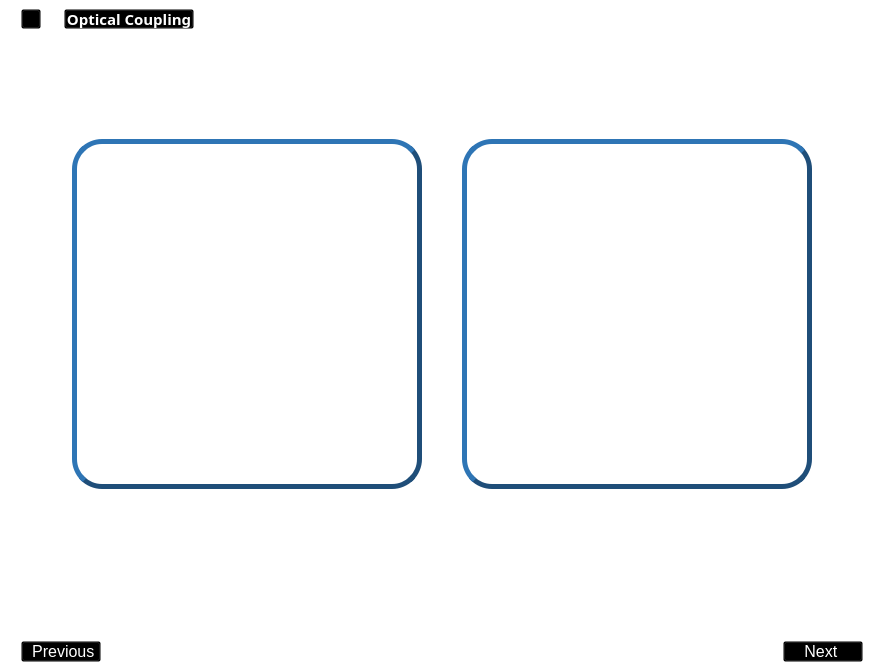
        <widget class="QWidget" name="coupling_window">
         <property name="styleSheet">
          <string notr="true">background:transparent;</string>
         </property>
         <layout class="QVBoxLayout" name="verticalLayout_19">
          <property name="spacing">
           <number>0</number>
          </property>
          <property name="leftMargin">
           <number>0</number>
          </property>
          <property name="topMargin">
           <number>0</number>
          </property>
          <property name="rightMargin">
           <number>0</number>
          </property>
          <property name="bottomMargin">
           <number>0</number>
          </property>
          <item>
           <widget class="QFrame" name="frame_hierarq_4">
            <property name="styleSheet">
             <string notr="true">    color: rgb(255, 255, 255);
    background: transparent;</string>
            </property>
            <property name="frameShape">
             <enum>QFrame::StyledPanel</enum>
            </property>
            <property name="frameShadow">
             <enum>QFrame::Raised</enum>
            </property>
            <layout class="QHBoxLayout" name="horizontalLayout_22">
             <property name="spacing">
              <number>8</number>
             </property>
             <property name="leftMargin">
              <number>20</number>
             </property>
             <property name="topMargin">
              <number>8</number>
             </property>
             <property name="rightMargin">
              <number>8</number>
             </property>
             <property name="bottomMargin">
              <number>8</number>
             </property>
             <item>
              <widget class="QPushButton" name="btn_home">
               <property name="minimumSize">
                <size>
                 <width>20</width>
                 <height>20</height>
                </size>
               </property>
               <property name="maximumSize">
                <size>
                 <width>20</width>
                 <height>20</height>
                </size>
               </property>
               <property name="font">
                <font>
                 <underline>false</underline>
                </font>
               </property>
               <property name="cursor">
                <cursorShape>PointingHandCursor</cursorShape>
               </property>
               <property name="styleSheet">
                <string notr="true">color: rgb(255, 255, 255);
background: transparent;</string>
               </property>
               <property name="text">
                <string/>
               </property>
               <property name="icon">
                <iconset resource="icons_.qrc">
                 <normaloff>:/icons/icons/casa.png</normaloff>:/icons/icons/casa.png</iconset>
               </property>
               <property name="iconSize">
                <size>
                 <width>20</width>
                 <height>20</height>
                </size>
               </property>
              </widget>
             </item>
             <item>
              <widget class="QLabel" name="label_18">
               <property name="maximumSize">
                <size>
                 <width>10</width>
                 <height>10</height>
                </size>
               </property>
               <property name="text">
                <string/>
               </property>
               <property name="pixmap">
                <pixmap resource="icons_.qrc">:/icons/icons/simbolo-de-setas-duplas-para-a-direita-para-avancar.png</pixmap>
               </property>
               <property name="scaledContents">
                <bool>true</bool>
               </property>
              </widget>
             </item>
             <item>
              <widget class="QPushButton" name="btn_coupling">
               <property name="sizePolicy">
                <sizepolicy hsizetype="Maximum" vsizetype="Fixed">
                 <horstretch>0</horstretch>
                 <verstretch>0</verstretch>
                </sizepolicy>
               </property>
               <property name="minimumSize">
                <size>
                 <width>130</width>
                 <height>20</height>
                </size>
               </property>
               <property name="maximumSize">
                <size>
                 <width>130</width>
                 <height>20</height>
                </size>
               </property>
               <property name="font">
                <font>
                 <family>Segoe UI Semibold</family>
                 <pointsize>11</pointsize>
                 <bold>true</bold>
                 <underline>false</underline>
                </font>
               </property>
               <property name="cursor">
                <cursorShape>PointingHandCursor</cursorShape>
               </property>
               <property name="autoFillBackground">
                <bool>false</bool>
               </property>
               <property name="styleSheet">
                <string notr="true">color: rgb(255, 255, 255);
background: transparent;</string>
               </property>
               <property name="text">
                <string>Optical Coupling</string>
               </property>
               <property name="checkable">
                <bool>false</bool>
               </property>
               <property name="checked">
                <bool>false</bool>
               </property>
               <property name="autoDefault">
                <bool>false</bool>
               </property>
               <property name="default">
                <bool>false</bool>
               </property>
              </widget>
             </item>
             <item>
              <spacer name="horizontalSpacer_37">
               <property name="orientation">
                <enum>Qt::Horizontal</enum>
               </property>
               <property name="sizeHint" stdset="0">
                <size>
                 <width>681</width>
                 <height>15</height>
                </size>
               </property>
              </spacer>
             </item>
            </layout>
           </widget>
          </item>
          <item>
           <widget class="QLabel" name="label_coupling">
            <property name="minimumSize">
             <size>
              <width>0</width>
              <height>60</height>
             </size>
            </property>
            <property name="font">
             <font>
              <pointsize>20</pointsize>
             </font>
            </property>
            <property name="text">
             <string>&lt;html&gt;&lt;head/&gt;&lt;body&gt;&lt;p align=&quot;center&quot;&gt;&lt;span style=&quot; font-size:22pt; color:#ffffff;&quot;&gt;Optical Coupling&lt;/span&gt;&lt;/p&gt;&lt;/body&gt;&lt;/html&gt;</string>
            </property>
           </widget>
          </item>
          <item>
           <spacer name="verticalSpacer_16">
            <property name="orientation">
             <enum>Qt::Vertical</enum>
            </property>
            <property name="sizeType">
             <enum>QSizePolicy::Expanding</enum>
            </property>
            <property name="sizeHint" stdset="0">
             <size>
              <width>20</width>
              <height>40</height>
             </size>
            </property>
           </spacer>
          </item>
          <item>
           <widget class="QFrame" name="frame_prism_fiber_2">
            <property name="minimumSize">
             <size>
              <width>680</width>
              <height>350</height>
             </size>
            </property>
            <property name="frameShape">
             <enum>QFrame::StyledPanel</enum>
            </property>
            <property name="frameShadow">
             <enum>QFrame::Raised</enum>
            </property>
            <layout class="QHBoxLayout" name="horizontalLayout_23">
             <property name="spacing">
              <number>0</number>
             </property>
             <property name="leftMargin">
              <number>0</number>
             </property>
             <property name="topMargin">
              <number>0</number>
             </property>
             <property name="rightMargin">
              <number>0</number>
             </property>
             <property name="bottomMargin">
              <number>0</number>
             </property>
             <item>
              <spacer name="horizontalSpacer_38">
               <property name="orientation">
                <enum>Qt::Horizontal</enum>
               </property>
               <property name="sizeType">
                <enum>QSizePolicy::Expanding</enum>
               </property>
               <property name="sizeHint" stdset="0">
                <size>
                 <width>40</width>
                 <height>20</height>
                </size>
               </property>
              </spacer>
             </item>
             <item>
              <widget class="QPushButton" name="prism_btn">
               <property name="sizePolicy">
                <sizepolicy hsizetype="Expanding" vsizetype="Preferred">
                 <horstretch>0</horstretch>
                 <verstretch>0</verstretch>
                </sizepolicy>
               </property>
               <property name="minimumSize">
                <size>
                 <width>350</width>
                 <height>350</height>
                </size>
               </property>
               <property name="maximumSize">
                <size>
                 <width>350</width>
                 <height>350</height>
                </size>
               </property>
               <property name="cursor">
                <cursorShape>PointingHandCursor</cursorShape>
               </property>
               <property name="styleSheet">
                <string notr="true">QPushButton{

	background-color: rgb(255, 255, 255);
border-color: rgb(31, 78, 121);
border-radius: 30px;
border-style: outset;
border-width: 5px;
}

QPushButton:hover{
	
	border-color: rgb(255, 170, 0);

}

QPushButton:checked{ border-color: rgb(0, 170, 0);}
</string>
               </property>
               <property name="text">
                <string/>
               </property>
               <property name="icon">
                <iconset resource="icons_.qrc">
                 <normaloff>:/icons/icons/prism.png</normaloff>:/icons/icons/prism.png</iconset>
               </property>
               <property name="iconSize">
                <size>
                 <width>330</width>
                 <height>330</height>
                </size>
               </property>
               <property name="checkable">
                <bool>true</bool>
               </property>
               <property name="checked">
                <bool>false</bool>
               </property>
               <property name="autoExclusive">
                <bool>true</bool>
               </property>
              </widget>
             </item>
             <item>
              <spacer name="horizontalSpacer_39">
               <property name="orientation">
                <enum>Qt::Horizontal</enum>
               </property>
               <property name="sizeType">
                <enum>QSizePolicy::Preferred</enum>
               </property>
               <property name="sizeHint" stdset="0">
                <size>
                 <width>40</width>
                 <height>20</height>
                </size>
               </property>
              </spacer>
             </item>
             <item>
              <widget class="QPushButton" name="fiber_btn_2">
               <property name="sizePolicy">
                <sizepolicy hsizetype="Minimum" vsizetype="Preferred">
                 <horstretch>0</horstretch>
                 <verstretch>0</verstretch>
                </sizepolicy>
               </property>
               <property name="minimumSize">
                <size>
                 <width>350</width>
                 <height>350</height>
                </size>
               </property>
               <property name="maximumSize">
                <size>
                 <width>350</width>
                 <height>350</height>
                </size>
               </property>
               <property name="cursor">
                <cursorShape>PointingHandCursor</cursorShape>
               </property>
               <property name="styleSheet">
                <string notr="true">QPushButton{

	background-color: rgb(255, 255, 255);
border-color: rgb(31, 78, 121);
border-radius: 30px;
border-style: outset;
border-width: 5px;
}

QPushButton:hover{
	
	border-color: rgb(255, 170, 0);

}

QPushButton:checked{ border-color: rgb(0, 170, 0);}</string>
               </property>
               <property name="text">
                <string/>
               </property>
               <property name="icon">
                <iconset resource="icons_.qrc">
                 <normaloff>:/icons/icons/fiber.png</normaloff>:/icons/icons/fiber.png</iconset>
               </property>
               <property name="iconSize">
                <size>
                 <width>330</width>
                 <height>330</height>
                </size>
               </property>
               <property name="checkable">
                <bool>true</bool>
               </property>
               <property name="autoExclusive">
                <bool>true</bool>
               </property>
              </widget>
             </item>
             <item>
              <spacer name="horizontalSpacer_40">
               <property name="orientation">
                <enum>Qt::Horizontal</enum>
               </property>
               <property name="sizeType">
                <enum>QSizePolicy::Expanding</enum>
               </property>
               <property name="sizeHint" stdset="0">
                <size>
                 <width>40</width>
                 <height>20</height>
                </size>
               </property>
              </spacer>
             </item>
            </layout>
           </widget>
          </item>
          <item>
           <widget class="QFrame" name="frame_9">
            <property name="sizePolicy">
             <sizepolicy hsizetype="Preferred" vsizetype="Preferred">
              <horstretch>0</horstretch>
              <verstretch>0</verstretch>
             </sizepolicy>
            </property>
            <property name="maximumSize">
             <size>
              <width>1000000</width>
              <height>100000</height>
             </size>
            </property>
            <property name="frameShape">
             <enum>QFrame::StyledPanel</enum>
            </property>
            <property name="frameShadow">
             <enum>QFrame::Raised</enum>
            </property>
            <layout class="QHBoxLayout" name="horizontalLayout_24">
             <property name="spacing">
              <number>0</number>
             </property>
             <property name="leftMargin">
              <number>0</number>
             </property>
             <property name="topMargin">
              <number>0</number>
             </property>
             <property name="rightMargin">
              <number>0</number>
             </property>
             <property name="bottomMargin">
              <number>0</number>
             </property>
            </layout>
           </widget>
          </item>
          <item>
           <spacer name="verticalSpacer_17">
            <property name="orientation">
             <enum>Qt::Vertical</enum>
            </property>
            <property name="sizeHint" stdset="0">
             <size>
              <width>20</width>
              <height>40</height>
             </size>
            </property>
           </spacer>
          </item>
          <item>
           <widget class="QLabel" name="warning_2">
            <property name="sizePolicy">
             <sizepolicy hsizetype="Preferred" vsizetype="Minimum">
              <horstretch>0</horstretch>
              <verstretch>0</verstretch>
             </sizepolicy>
            </property>
            <property name="minimumSize">
             <size>
              <width>50</width>
              <height>50</height>
             </size>
            </property>
            <property name="font">
             <font>
              <pointsize>16</pointsize>
             </font>
            </property>
            <property name="text">
             <string>&lt;html&gt;&lt;head/&gt;&lt;body&gt;&lt;pre align=&quot;center&quot; style=&quot; margin-top:12px; margin-bottom:12px; margin-left:0px; margin-right:0px; -qt-block-indent:0; text-indent:0px;&quot;&gt;&lt;a name=&quot;tw-target-text-container&quot;/&gt;&lt;span style=&quot; font-family:'monospace'; color:#ffffff;&quot;&gt;-&lt;/span&gt;&lt;span style=&quot; font-family:'monospace'; color:#ffffff;&quot;&gt; Select an option for optical coupling - &lt;/span&gt;&lt;/pre&gt;&lt;pre align=&quot;center&quot; style=&quot; margin-top:12px; margin-bottom:12px; margin-left:0px; margin-right:0px; -qt-block-indent:0; text-indent:0px;&quot;&gt;&lt;span style=&quot; font-family:'monospace'; color:#ffffff;&quot;&gt;Enter to continue...&lt;/span&gt;&lt;/pre&gt;&lt;/body&gt;&lt;/html&gt;</string>
            </property>
           </widget>
          </item>
          <item>
           <spacer name="verticalSpacer_18">
            <property name="orientation">
             <enum>Qt::Vertical</enum>
            </property>
            <property name="sizeHint" stdset="0">
             <size>
              <width>20</width>
              <height>40</height>
             </size>
            </property>
           </spacer>
          </item>
          <item>
           <widget class="QFrame" name="frame_next_previous_4">
            <property name="sizePolicy">
             <sizepolicy hsizetype="Preferred" vsizetype="Fixed">
              <horstretch>0</horstretch>
              <verstretch>0</verstretch>
             </sizepolicy>
            </property>
            <property name="maximumSize">
             <size>
              <width>16777215</width>
              <height>35</height>
             </size>
            </property>
            <property name="styleSheet">
             <string notr="true">background: transparent;</string>
            </property>
            <property name="frameShape">
             <enum>QFrame::StyledPanel</enum>
            </property>
            <property name="frameShadow">
             <enum>QFrame::Raised</enum>
            </property>
            <layout class="QHBoxLayout" name="horizontalLayout_25">
             <property name="spacing">
              <number>5</number>
             </property>
             <property name="leftMargin">
              <number>20</number>
             </property>
             <property name="topMargin">
              <number>6</number>
             </property>
             <property name="rightMargin">
              <number>20</number>
             </property>
             <property name="bottomMargin">
              <number>6</number>
             </property>
             <item>
              <widget class="QPushButton" name="prev_btn_coup">
               <property name="font">
                <font>
                 <pointsize>12</pointsize>
                </font>
               </property>
               <property name="cursor">
                <cursorShape>PointingHandCursor</cursorShape>
               </property>
               <property name="layoutDirection">
                <enum>Qt::LeftToRight</enum>
               </property>
               <property name="styleSheet">
                <string notr="true">color: rgb(255, 255, 255);
background: transparent;</string>
               </property>
               <property name="text">
                <string> Previous</string>
               </property>
               <property name="icon">
                <iconset resource="icons_.qrc">
                 <normaloff>:/icons/icons/simbolo-de-setas-duplas-para-a-esquerda.png</normaloff>:/icons/icons/simbolo-de-setas-duplas-para-a-esquerda.png</iconset>
               </property>
               <property name="iconSize">
                <size>
                 <width>25</width>
                 <height>25</height>
                </size>
               </property>
              </widget>
             </item>
             <item>
              <spacer name="horizontalSpacer_41">
               <property name="orientation">
                <enum>Qt::Horizontal</enum>
               </property>
               <property name="sizeType">
                <enum>QSizePolicy::Expanding</enum>
               </property>
               <property name="sizeHint" stdset="0">
                <size>
                 <width>100</width>
                 <height>20</height>
                </size>
               </property>
              </spacer>
             </item>
             <item>
              <widget class="QPushButton" name="next_btn_coup">
               <property name="font">
                <font>
                 <pointsize>12</pointsize>
                </font>
               </property>
               <property name="cursor">
                <cursorShape>PointingHandCursor</cursorShape>
               </property>
               <property name="layoutDirection">
                <enum>Qt::RightToLeft</enum>
               </property>
               <property name="styleSheet">
                <string notr="true">color: rgb(255, 255, 255);
background: transparent;</string>
               </property>
               <property name="text">
                <string>Next </string>
               </property>
               <property name="icon">
                <iconset resource="icons_.qrc">
                 <normaloff>:/icons/icons/simbolo-de-setas-duplas-para-a-direita-para-avancar.png</normaloff>:/icons/icons/simbolo-de-setas-duplas-para-a-direita-para-avancar.png</iconset>
               </property>
               <property name="iconSize">
                <size>
                 <width>25</width>
                 <height>25</height>
                </size>
               </property>
               <property name="checked">
                <bool>false</bool>
               </property>
              </widget>
             </item>
            </layout>
           </widget>
          </item>
          <item>
           <widget class="QFrame" name="frame_10">
            <property name="sizePolicy">
             <sizepolicy hsizetype="Preferred" vsizetype="Preferred">
              <horstretch>0</horstretch>
              <verstretch>0</verstretch>
             </sizepolicy>
            </property>
            <property name="maximumSize">
             <size>
              <width>1000000</width>
              <height>100000</height>
             </size>
            </property>
            <property name="frameShape">
             <enum>QFrame::StyledPanel</enum>
            </property>
            <property name="frameShadow">
             <enum>QFrame::Raised</enum>
            </property>
            <layout class="QHBoxLayout" name="horizontalLayout_26">
             <property name="spacing">
              <number>0</number>
             </property>
             <property name="leftMargin">
              <number>0</number>
             </property>
             <property name="topMargin">
              <number>0</number>
             </property>
             <property name="rightMargin">
              <number>0</number>
             </property>
             <property name="bottomMargin">
              <number>0</number>
             </property>
            </layout>
           </widget>
          </item>
         </layout>
        </widget>
